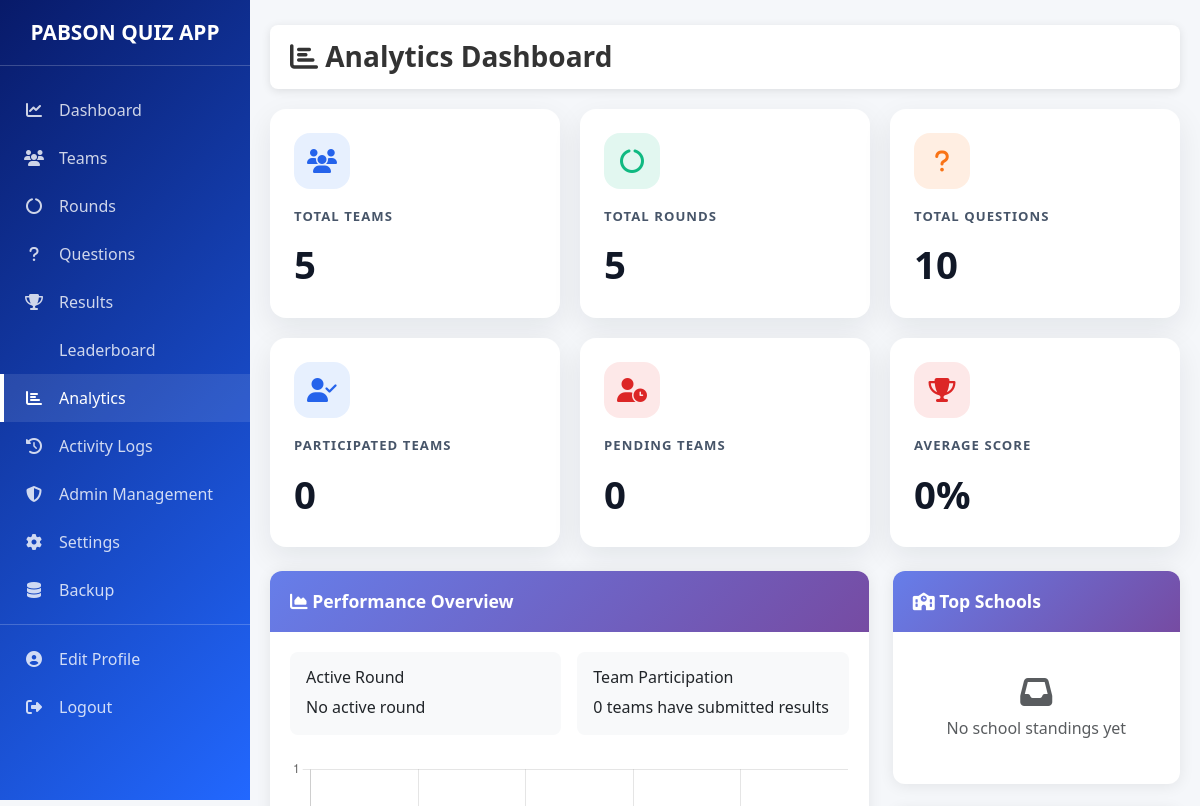
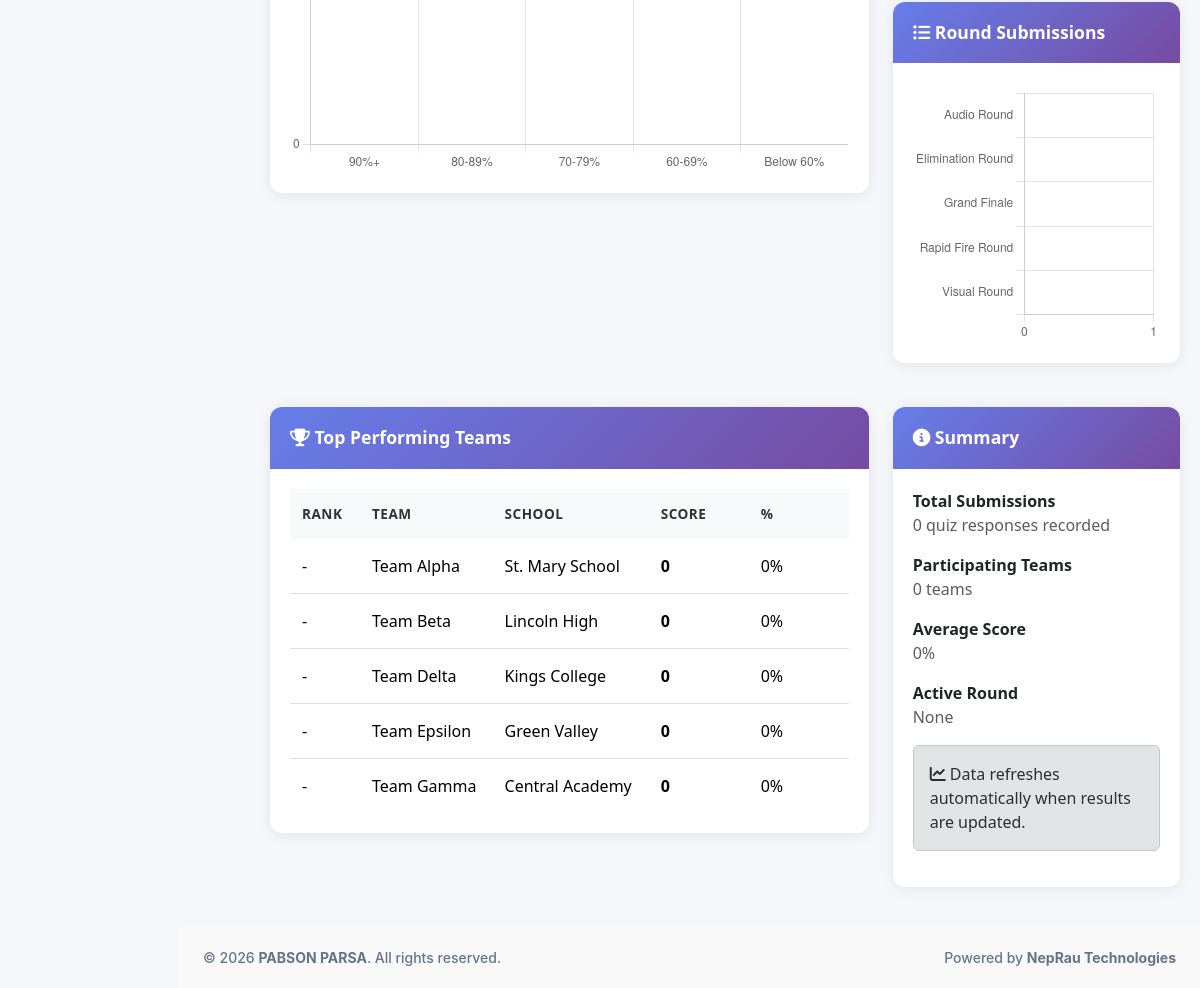
The app's page /admin/analytics.php (signed in) with its own data (2 pictures, top to bottom).
### tables this page shows
CREATE TABLE `teams` (
  `id` INT PRIMARY KEY AUTO_INCREMENT,
  `school_name` VARCHAR(255) NOT NULL,
  `team_name` VARCHAR(255) NOT NULL,
  `leader_name` VARCHAR(150) NOT NULL,
  `username` VARCHAR(100) NOT NULL UNIQUE,
  `email` VARCHAR(150),
  `password` VARCHAR(255) NOT NULL,
  `status` ENUM('active', 'inactive') DEFAULT 'active',
  `created_at` TIMESTAMP DEFAULT CURRENT_TIMESTAMP,
  `updated_at` TIMESTAMP DEFAULT CURRENT_TIMESTAMP ON UPDATE CURRENT_TIMESTAMP,
  INDEX `idx_username` (`username`),
  INDEX `idx_status` (`status`),
  INDEX `idx_school_name` (`school_name`)
);

### admin/analytics.php (the view, shortened to what the rows shown need)
<?php
require_once MODELS_PATH . '/ResultModel.php';
$leaderboard = new LeaderboardModel();
$db = Database::getInstance();
$stats = $leaderboard->getStatistics();
$top_teams = $leaderboard->getTopTeams(10);
$db->query('SELECT COUNT(*) as count FROM round_results');
$db->query('SELECT AVG(percentage) as average_score FROM overall_results');
$db->query(
    'SELECT r.name as round_name, COUNT(rr.id) as submissions
     FROM rounds r
     LEFT JOIN round_results rr ON rr.round_id = r.id
     GROUP BY r.id, r.name
     ORDER BY submissions DESC, r.name ASC'
);
$round_participation = $db->resultSet();
$score_distribution = [
    '90%+' => 0,
    '80-89%' => 0,
    '70-79%' => 0,
    '60-69%' => 0,
    'Below 60%' => 0,
];
$round_labels = array_map(fn($row) => $row['round_name'], $round_participation);
$round_values = array_map(fn($row) => (int) $row['submissions'], $round_participation);
$score_labels = array_keys($score_distribution);
$score_values = array_values($score_distribution);
?>
<!DOCTYPE html>
<html lang="en">
<head>
    <link href="https://cdn.jsdelivr.net/npm/bootstrap@5.3.8/dist/css/bootstrap.min.css" rel="stylesheet">
    <link rel="stylesheet" href="https://cdnjs.cloudflare.com/ajax/libs/font-awesome/6.4.0/css/all.min.css">
    <link rel="stylesheet" href="../assets/css/admin.css">
</head>
<body data-page="analytics">
    <div class="sidebar">
        <div class="sidebar-brand">
            <h2><i class="fas fa-quiz"></i>PABSON QUIZ APP</h2>
        </div>
    </div>
    <div class="main-content">
        <div class="dashboard-grid">
            <div class="stat-card primary">
                <div class="stat-card-icon"><i class="fas fa-users"></i></div>
                <div class="stat-card-title">Total Teams</div>
                <div class="stat-card-value analytics-stat" data-key="total_teams"><?php echo $stats['total_teams']; ?></div>
            </div>
            <div class="stat-card success">
                <div class="stat-card-icon"><i class="fas fa-circle-notch"></i></div>
                <div class="stat-card-title">Total Rounds</div>
                <div class="stat-card-value analytics-stat" data-key="total_rounds"><?php echo $stats['total_rounds']; ?></div>
            </div>
        </div>
        <div class="row mt-4">
            <div class="col-lg-8">
                <div class="card-modern">
                    <div class="card-modern-body">
                        <table class="table table-modern table-hover mb-0">
                            <thead>
                                <tr>
                                    <th style="width: 70px;">Rank</th>
                                    <th>Team</th>
                                    <th>School</th>
                                    <th style="width: 100px;">Score</th>
                                    <th style="width: 100px;">%</th>
                                </tr>
                            </thead>
                            <tbody>
                                <?php if (!empty($top_teams)): ?>
                                    <?php foreach ($top_teams as $team): ?>
                                        <tr>
                                            <td><div class="badge-rank"><?php echo $team['rank'] ? Security::escapeOutput($team['rank']) : '-'; ?></div></td>
                                            <td><?php echo Security::escapeOutput($team['team_name']); ?></td>
                                            <td><?php echo Security::escapeOutput($team['school_name']); ?></td>
                                            <td><strong><?php echo (int) $team['total_marks']; ?></strong></td>
                                            <td><?php echo round((float) $team['percentage'], 1); ?>%</td>
                                        </tr>
                                    <?php endforeach; ?>
                                <?php else: ?>
                                    <tr>
                                        <td colspan="5" class="text-center text-muted py-4">No team results available</td>
                                    </tr>
                                <?php endif; ?>
                            </tbody>
                        </table>
                    </div>
                </div>
            </div>
        </div>
    </div>
    <script>
        const scoreDistributionCtx = document.getElementById('scoreDistributionChart');
        new Chart(scoreDistributionCtx, {
            type: 'bar',
            data: {
                labels: <?php echo json_encode($score_labels); ?>,
                datasets: [{
                    label: 'Teams by average score bucket',
                    backgroundColor: '#3b82f6',
                    borderColor: '#2563eb',
                    borderWidth: 1,
                    data: <?php echo json_encode($score_values); ?>,
                }]
            },
            options: {
                responsive: true,
                maintainAspectRatio: false,
                plugins: {
                    legend: { display: false },
                },
                scales: {
                    y: {
                        beginAtZero: true,
                        ticks: { precision: 0 }
                    }
                }
            }
        });
        const roundParticipationCtx = document.getElementById('roundParticipationChart');
        new Chart(roundParticipationCtx, {
            type: 'bar',
            data: {
                labels: <?php echo json_encode($round_labels); ?>,
                datasets: [{
                    label: 'Submitted Results',
                    backgroundColor: '#10b981',
                    borderColor: '#059669',
                    borderWidth: 1,
                    data: <?php echo json_encode($round_values); ?>,
                }]
            },
            options: {
                indexAxis: 'y',
                responsive: true,
                maintainAspectRatio: false,
                plugins: {
                    legend: { display: false },
                },
                scales: {
                    x: {
                        beginAtZero: true,
                        ticks: { precision: 0 }
                    }
                }
            }
        });
    </script>
</body>
</html>

### records on screen
teams: id "5", team_name "Team Epsilon", school_name "Green Valley", total_marks "0", percentage "0"
teams: team_name "Team Alpha", school_name "St. Mary School", total_marks "0", percentage "0"
teams: team_name "Team Beta", school_name "Lincoln High", total_marks "0", percentage "0"
teams: team_name "Team Delta", school_name "Kings College", total_marks "0", percentage "0"
teams: team_name "Team Gamma", school_name "Central Academy", total_marks "0", percentage "0"

### other values on screen
$stats['total_questions'] "10"
$stats['participated_teams'] "0"
$pending_teams "0"
$average_score "0"
$total_submissions "0"
chart data {{ json_encode($score_labels) }} ["90%+","80-89%","70-79%","60-69%","Below 60%"]
chart data {{ json_encode($score_values) }} [0,0,0,0,0]
chart data {{ json_encode($round_labels) }} ["Audio Round","Elimination Round","Grand Finale","Rapid Fire Round","Visual Round"]
chart data {{ json_encode($round_values) }} [0,0,0,0,0]
